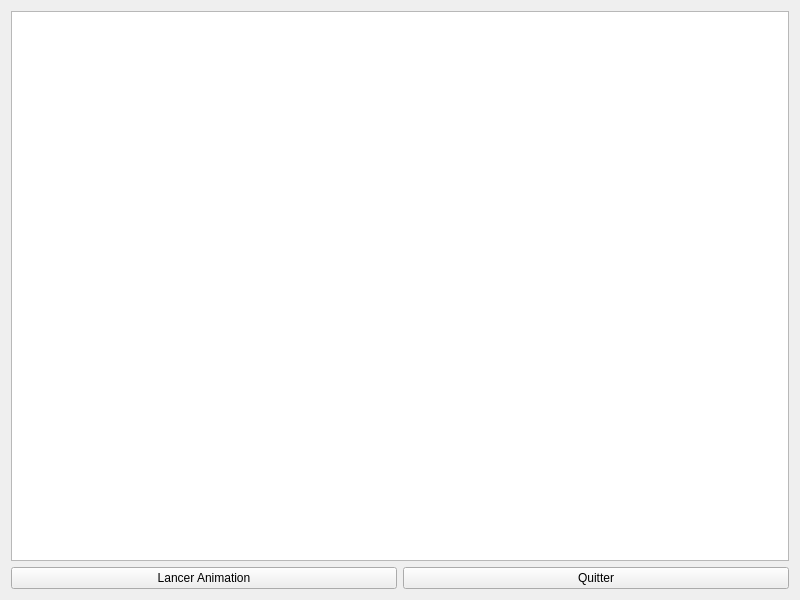
<?xml version="1.0" encoding="UTF-8"?>
<ui version="4.0">
 <class>Widget</class>
 <widget class="QWidget" name="Widget">
  <property name="geometry">
   <rect>
    <x>0</x>
    <y>0</y>
    <width>800</width>
    <height>600</height>
   </rect>
  </property>
  <property name="windowTitle">
   <string>Widget</string>
  </property>
  <layout class="QVBoxLayout" name="verticalLayout">
   <item>
    <widget class="QGraphicsView" name="vue">
     <property name="verticalScrollBarPolicy">
      <enum>Qt::ScrollBarAlwaysOff</enum>
     </property>
     <property name="horizontalScrollBarPolicy">
      <enum>Qt::ScrollBarAlwaysOff</enum>
     </property>
     <property name="alignment">
      <set>Qt::AlignLeading|Qt::AlignLeft|Qt::AlignTop</set>
     </property>
    </widget>
   </item>
   <item>
    <layout class="QHBoxLayout" name="horizontalLayout">
     <item>
      <widget class="QPushButton" name="pushButtonLancerAnim">
       <property name="text">
        <string>Lancer Animation</string>
       </property>
      </widget>
     </item>
     <item>
      <widget class="QPushButton" name="pushButtonQuitter">
       <property name="text">
        <string>Quitter</string>
       </property>
      </widget>
     </item>
    </layout>
   </item>
  </layout>
 </widget>
 <resources/>
 <connections>
  <connection>
   <sender>pushButtonQuitter</sender>
   <signal>clicked()</signal>
   <receiver>Widget</receiver>
   <slot>close()</slot>
   <hints>
    <hint type="sourcelabel">
     <x>577</x>
     <y>592</y>
    </hint>
    <hint type="destinationlabel">
     <x>963</x>
     <y>486</y>
    </hint>
   </hints>
  </connection>
 </connections>
</ui>
